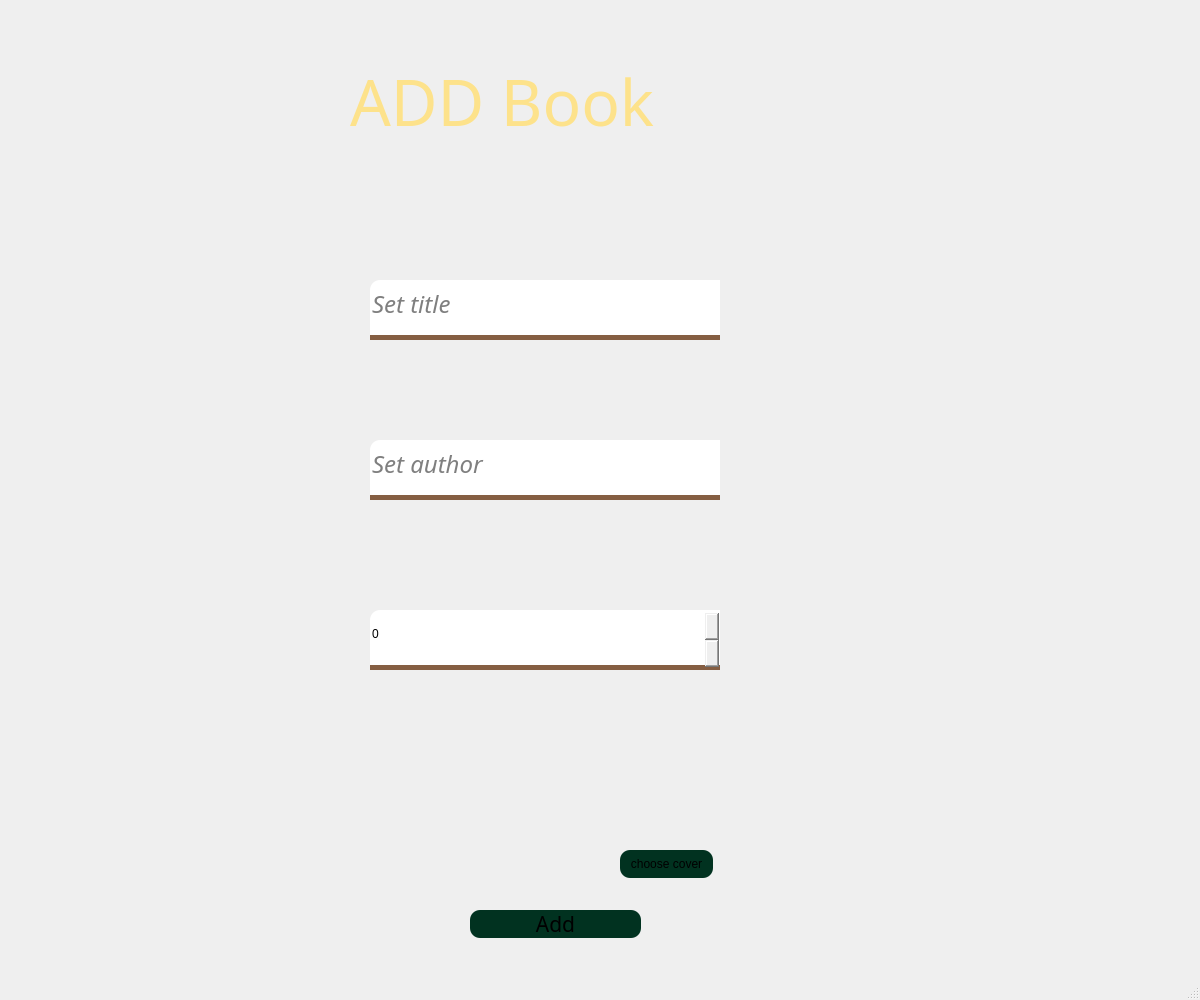
<?xml version="1.0" encoding="UTF-8"?>
<ui version="4.0">
 <class>MainWindow</class>
 <widget class="QMainWindow" name="MainWindow">
  <property name="geometry">
   <rect>
    <x>0</x>
    <y>0</y>
    <width>1200</width>
    <height>1000</height>
   </rect>
  </property>
  <property name="windowTitle">
   <string>MainWindow</string>
  </property>
  <property name="styleSheet">
   <string notr="true"/>
  </property>
  <widget class="QWidget" name="centralwidget">
   <widget class="QWidget" name="widget" native="true">
    <property name="geometry">
     <rect>
      <x>0</x>
      <y>0</y>
      <width>1200</width>
      <height>1000</height>
     </rect>
    </property>
    <property name="styleSheet">
     <string notr="true">background-image: url(:/icon/icons/background.jpg);</string>
    </property>
    <widget class="QWidget" name="widget_2" native="true">
     <property name="geometry">
      <rect>
       <x>280</x>
       <y>190</y>
       <width>541</width>
       <height>761</height>
      </rect>
     </property>
     <property name="styleSheet">
      <string notr="true">background-image: url(:/icon/icons/login.jpg);</string>
     </property>
     <widget class="QLineEdit" name="title">
      <property name="geometry">
       <rect>
        <x>90</x>
        <y>90</y>
        <width>350</width>
        <height>60</height>
       </rect>
      </property>
      <property name="font">
       <font>
        <family>Script MT Bold</family>
        <pointsize>18</pointsize>
        <italic>true</italic>
       </font>
      </property>
      <property name="styleSheet">
       <string notr="true">background : rgba(128, 128, 128,.5);
border: none;
border-top-left-radius: 10%;
border-bottom: 5px solid rgb(133,94,66);
padding-bottom : 7px</string>
      </property>
      <property name="placeholderText">
       <string>Set title</string>
      </property>
     </widget>
     <widget class="QLineEdit" name="author">
      <property name="geometry">
       <rect>
        <x>90</x>
        <y>250</y>
        <width>350</width>
        <height>60</height>
       </rect>
      </property>
      <property name="font">
       <font>
        <family>Script MT Bold</family>
        <pointsize>18</pointsize>
        <italic>true</italic>
       </font>
      </property>
      <property name="styleSheet">
       <string notr="true">background : rgba(128, 128, 128,.5);
border: none;
border-top-left-radius: 10%;
border-bottom: 5px solid rgb(133,94,66);
padding-bottom : 7px</string>
      </property>
      <property name="placeholderText">
       <string>Set author</string>
      </property>
     </widget>
     <widget class="QPushButton" name="imgc">
      <property name="geometry">
       <rect>
        <x>340</x>
        <y>660</y>
        <width>93</width>
        <height>28</height>
       </rect>
      </property>
      <property name="styleSheet">
       <string notr="true">QPushButton#imgc {
background: rgb(1, 50, 32);
border-radius: 10%;}
QPushButton#imgc:hover{
background:rgb(253, 226, 139);
border-radius:10%;
}
</string>
      </property>
      <property name="text">
       <string>choose cover</string>
      </property>
     </widget>
     <widget class="QSpinBox" name="year">
      <property name="geometry">
       <rect>
        <x>90</x>
        <y>420</y>
        <width>350</width>
        <height>60</height>
       </rect>
      </property>
      <property name="styleSheet">
       <string notr="true">background : rgba(128, 128, 128,.5);
border: none;
border-top-left-radius: 10%;
border-bottom: 5px solid rgb(133,94,66);
padding-bottom : 7px</string>
      </property>
      <property name="maximum">
       <number>2023</number>
      </property>
     </widget>
     <widget class="QWidget" name="verticalLayoutWidget">
      <property name="geometry">
       <rect>
        <x>100</x>
        <y>0</y>
        <width>341</width>
        <height>80</height>
       </rect>
      </property>
      <layout class="QVBoxLayout" name="titler"/>
     </widget>
     <widget class="QWidget" name="verticalLayoutWidget_2">
      <property name="geometry">
       <rect>
        <x>90</x>
        <y>160</y>
        <width>341</width>
        <height>80</height>
       </rect>
      </property>
      <layout class="QVBoxLayout" name="authorr"/>
     </widget>
     <widget class="QWidget" name="verticalLayoutWidget_3">
      <property name="geometry">
       <rect>
        <x>90</x>
        <y>320</y>
        <width>341</width>
        <height>80</height>
       </rect>
      </property>
      <layout class="QVBoxLayout" name="yearr"/>
     </widget>
     <widget class="QWidget" name="verticalLayoutWidget_4">
      <property name="geometry">
       <rect>
        <x>250</x>
        <y>540</y>
        <width>281</width>
        <height>80</height>
       </rect>
      </property>
      <layout class="QVBoxLayout" name="coverr"/>
     </widget>
     <widget class="QLabel" name="cover">
      <property name="geometry">
       <rect>
        <x>30</x>
        <y>530</y>
        <width>211</width>
        <height>171</height>
       </rect>
      </property>
      <property name="text">
       <string/>
      </property>
     </widget>
     <widget class="QPushButton" name="add">
      <property name="geometry">
       <rect>
        <x>190</x>
        <y>720</y>
        <width>171</width>
        <height>28</height>
       </rect>
      </property>
      <property name="font">
       <font>
        <family>Script MT Bold</family>
        <pointsize>16</pointsize>
       </font>
      </property>
      <property name="styleSheet">
       <string notr="true">QPushButton#add {
background: rgb(1, 50, 32);
border-radius: 10%;}
QPushButton#add:hover{
background:rgb(253, 226, 139);
border-radius:10%;
}
</string>
      </property>
      <property name="text">
       <string>Add</string>
      </property>
     </widget>
    </widget>
    <widget class="QLabel" name="label">
     <property name="geometry">
      <rect>
       <x>350</x>
       <y>20</y>
       <width>361</width>
       <height>161</height>
      </rect>
     </property>
     <property name="font">
      <font>
       <family>Script MT Bold</family>
       <pointsize>48</pointsize>
      </font>
     </property>
     <property name="styleSheet">
      <string notr="true">background:rgb(0,0,0,0);
color: rgb(253, 226, 139);
</string>
     </property>
     <property name="text">
      <string>ADD Book</string>
     </property>
    </widget>
   </widget>
  </widget>
  <widget class="QMenuBar" name="menubar">
   <property name="geometry">
    <rect>
     <x>0</x>
     <y>0</y>
     <width>1200</width>
     <height>26</height>
    </rect>
   </property>
  </widget>
  <widget class="QStatusBar" name="statusbar"/>
 </widget>
 <resources>
  <include location="res.qrc"/>
 </resources>
 <connections/>
</ui>
